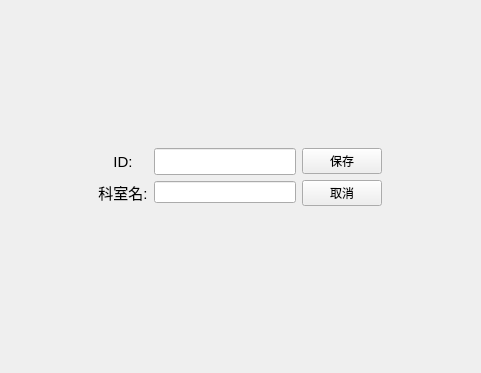
<?xml version="1.0" encoding="UTF-8"?>
<ui version="4.0">
 <class>departmentEditView</class>
 <widget class="QWidget" name="departmentEditView">
  <property name="geometry">
   <rect>
    <x>0</x>
    <y>0</y>
    <width>481</width>
    <height>373</height>
   </rect>
  </property>
  <property name="windowTitle">
   <string>编辑科室信息</string>
  </property>
  <widget class="QWidget" name="">
   <property name="geometry">
    <rect>
     <x>50</x>
     <y>100</y>
     <width>379</width>
     <height>153</height>
    </rect>
   </property>
   <layout class="QVBoxLayout" name="verticalLayout">
    <item>
     <spacer name="verticalSpacer">
      <property name="orientation">
       <enum>Qt::Vertical</enum>
      </property>
      <property name="sizeHint" stdset="0">
       <size>
        <width>20</width>
        <height>40</height>
       </size>
      </property>
     </spacer>
    </item>
    <item>
     <layout class="QHBoxLayout" name="horizontalLayout">
      <item>
       <spacer name="horizontalSpacer">
        <property name="orientation">
         <enum>Qt::Horizontal</enum>
        </property>
        <property name="sizeHint" stdset="0">
         <size>
          <width>28</width>
          <height>20</height>
         </size>
        </property>
       </spacer>
      </item>
      <item>
       <layout class="QGridLayout" name="gridLayout_2">
        <item row="0" column="0" rowspan="2">
         <layout class="QGridLayout" name="gridLayout">
          <item row="0" column="0">
           <widget class="QLabel" name="label">
            <property name="font">
             <font>
              <pointsize>11</pointsize>
             </font>
            </property>
            <property name="text">
             <string>ID:</string>
            </property>
            <property name="alignment">
             <set>Qt::AlignCenter</set>
            </property>
           </widget>
          </item>
          <item row="0" column="1">
           <widget class="QLineEdit" name="dbEditID">
            <property name="font">
             <font>
              <pointsize>12</pointsize>
             </font>
            </property>
           </widget>
          </item>
          <item row="1" column="0">
           <widget class="QLabel" name="label_2">
            <property name="font">
             <font>
              <pointsize>11</pointsize>
             </font>
            </property>
            <property name="text">
             <string>科室名:</string>
            </property>
            <property name="alignment">
             <set>Qt::AlignCenter</set>
            </property>
           </widget>
          </item>
          <item row="1" column="1">
           <widget class="QLineEdit" name="dbEditName"/>
          </item>
         </layout>
        </item>
        <item row="0" column="1">
         <widget class="QPushButton" name="pushButton">
          <property name="text">
           <string>保存</string>
          </property>
         </widget>
        </item>
        <item row="1" column="1">
         <widget class="QPushButton" name="pushButton_2">
          <property name="text">
           <string>取消</string>
          </property>
         </widget>
        </item>
       </layout>
      </item>
      <item>
       <spacer name="horizontalSpacer_2">
        <property name="orientation">
         <enum>Qt::Horizontal</enum>
        </property>
        <property name="sizeHint" stdset="0">
         <size>
          <width>28</width>
          <height>20</height>
         </size>
        </property>
       </spacer>
      </item>
     </layout>
    </item>
    <item>
     <spacer name="verticalSpacer_2">
      <property name="orientation">
       <enum>Qt::Vertical</enum>
      </property>
      <property name="sizeHint" stdset="0">
       <size>
        <width>20</width>
        <height>40</height>
       </size>
      </property>
     </spacer>
    </item>
   </layout>
  </widget>
 </widget>
 <resources/>
 <connections/>
</ui>
